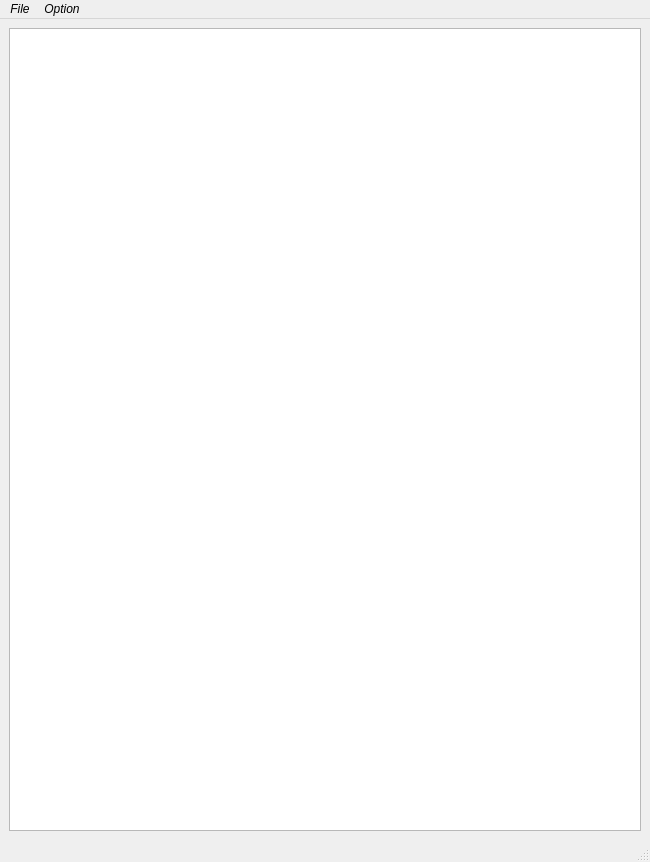
<?xml version="1.0" encoding="UTF-8"?>
<ui version="4.0">
 <class>MainWindow</class>
 <widget class="QMainWindow" name="MainWindow">
  <property name="geometry">
   <rect>
    <x>0</x>
    <y>0</y>
    <width>650</width>
    <height>862</height>
   </rect>
  </property>
  <property name="font">
   <font>
    <family>Arial</family>
    <italic>true</italic>
   </font>
  </property>
  <property name="windowTitle">
   <string>MainWindow</string>
  </property>
  <widget class="QWidget" name="centralwidget">
   <layout class="QGridLayout" name="gridLayout">
    <item row="2" column="0">
     <widget class="QPlainTextEdit" name="plainTextEdit">
      <property name="font">
       <font>
        <italic>false</italic>
       </font>
      </property>
      <property name="cursor" stdset="0">
       <cursorShape>IBeamCursor</cursorShape>
      </property>
      <property name="undoRedoEnabled">
       <bool>true</bool>
      </property>
      <property name="lineWrapMode">
       <enum>QPlainTextEdit::NoWrap</enum>
      </property>
      <property name="plainText">
       <string/>
      </property>
     </widget>
    </item>
   </layout>
  </widget>
  <widget class="QMenuBar" name="menubar">
   <property name="geometry">
    <rect>
     <x>0</x>
     <y>0</y>
     <width>650</width>
     <height>26</height>
    </rect>
   </property>
   <widget class="QMenu" name="menuFile">
    <property name="title">
     <string>File</string>
    </property>
    <addaction name="actionOpen"/>
    <addaction name="actionSave"/>
    <addaction name="actionCopy"/>
    <addaction name="actionNew"/>
   </widget>
   <widget class="QMenu" name="menuOption">
    <property name="title">
     <string>Option</string>
    </property>
    <widget class="QMenu" name="menuFont_Size">
     <property name="title">
      <string>Font Size</string>
     </property>
     <addaction name="action8pt"/>
     <addaction name="action9pt"/>
     <addaction name="action10pt"/>
     <addaction name="action11pt"/>
     <addaction name="action12pt"/>
     <addaction name="action14pt"/>
     <addaction name="action16pt"/>
     <addaction name="action18pt"/>
     <addaction name="action22pt_2"/>
     <addaction name="action22pt"/>
     <addaction name="action26pt"/>
     <addaction name="action28pt"/>
     <addaction name="action36pt"/>
     <addaction name="action48pt"/>
     <addaction name="action72pt"/>
    </widget>
    <widget class="QMenu" name="menuField_Size">
     <property name="title">
      <string>Field Size</string>
     </property>
     <addaction name="actionA4"/>
     <addaction name="actionA5"/>
    </widget>
    <widget class="QMenu" name="menu">
     <property name="title">
      <string>Font </string>
     </property>
     <addaction name="actionAlgerian"/>
     <addaction name="actionArial"/>
     <addaction name="actionArial_Black"/>
     <addaction name="actionCourier_New"/>
     <addaction name="actionGabriola"/>
     <addaction name="actionGigi"/>
     <addaction name="actionGost_type_A"/>
     <addaction name="actionInk_Free"/>
     <addaction name="actionJokerman"/>
     <addaction name="actionMicrosoft_Sans_Serif"/>
     <addaction name="actionMicrosoft_Uighur"/>
     <addaction name="actionVivaldi"/>
     <addaction name="actionSitka"/>
     <addaction name="actionSimSun"/>
     <addaction name="actionTiger"/>
     <addaction name="actionTime_New_Romen"/>
     <addaction name="actionTerminal"/>
     <addaction name="actionWingdings_3"/>
    </widget>
    <widget class="QMenu" name="menuText_Selection">
     <property name="title">
      <string>Font Style</string>
     </property>
     <addaction name="action"/>
     <addaction name="action_2"/>
     <addaction name="action_3"/>
    </widget>
    <addaction name="menuFont_Size"/>
    <addaction name="menu"/>
    <addaction name="menuText_Selection"/>
    <addaction name="menuField_Size"/>
   </widget>
   <addaction name="menuFile"/>
   <addaction name="menuOption"/>
  </widget>
  <widget class="QStatusBar" name="statusbar"/>
  <action name="actionOpen">
   <property name="text">
    <string>Open</string>
   </property>
  </action>
  <action name="actionSave">
   <property name="text">
    <string>Save</string>
   </property>
  </action>
  <action name="actionClose">
   <property name="text">
    <string>Close</string>
   </property>
  </action>
  <action name="action12pt">
   <property name="text">
    <string>12pt</string>
   </property>
  </action>
  <action name="action18pt">
   <property name="text">
    <string>18pt</string>
   </property>
  </action>
  <action name="action9pt">
   <property name="text">
    <string>9pt</string>
   </property>
  </action>
  <action name="action22pt">
   <property name="text">
    <string>24pt</string>
   </property>
  </action>
  <action name="action14pt">
   <property name="text">
    <string>14pt</string>
   </property>
  </action>
  <action name="action8pt">
   <property name="text">
    <string>8pt</string>
   </property>
  </action>
  <action name="action10pt">
   <property name="text">
    <string>10pt</string>
   </property>
  </action>
  <action name="action11pt">
   <property name="text">
    <string>11pt</string>
   </property>
  </action>
  <action name="action16pt">
   <property name="text">
    <string>16pt</string>
   </property>
  </action>
  <action name="action22pt_2">
   <property name="text">
    <string>22pt</string>
   </property>
  </action>
  <action name="action26pt">
   <property name="text">
    <string>26pt</string>
   </property>
  </action>
  <action name="action28pt">
   <property name="text">
    <string>28pt</string>
   </property>
  </action>
  <action name="action36pt">
   <property name="text">
    <string>36pt</string>
   </property>
  </action>
  <action name="action48pt">
   <property name="text">
    <string>48pt</string>
   </property>
  </action>
  <action name="action72pt">
   <property name="text">
    <string>72pt</string>
   </property>
  </action>
  <action name="actionA4">
   <property name="text">
    <string>A4</string>
   </property>
  </action>
  <action name="actionA5">
   <property name="text">
    <string>A5</string>
   </property>
  </action>
  <action name="actionArial">
   <property name="text">
    <string>Arial</string>
   </property>
   <property name="font">
    <font>
     <family>Arial</family>
    </font>
   </property>
  </action>
  <action name="actionAlgerian">
   <property name="text">
    <string>Algerian</string>
   </property>
   <property name="font">
    <font>
     <family>Algerian</family>
    </font>
   </property>
  </action>
  <action name="actionArial_Black">
   <property name="text">
    <string>Arial Black</string>
   </property>
   <property name="font">
    <font>
     <family>Arial Black</family>
     <weight>75</weight>
     <bold>true</bold>
    </font>
   </property>
  </action>
  <action name="actionMicrosoft_Sans_Serif">
   <property name="text">
    <string>Microsoft Sans Serif</string>
   </property>
   <property name="font">
    <font>
     <family>Microsoft Sans Serif</family>
    </font>
   </property>
  </action>
  <action name="actionTiger">
   <property name="text">
    <string>Tiger</string>
   </property>
   <property name="font">
    <font>
     <family>Tiger</family>
    </font>
   </property>
  </action>
  <action name="actionVivaldi">
   <property name="text">
    <string>Vivaldi</string>
   </property>
   <property name="font">
    <font>
     <family>Vivaldi</family>
     <italic>true</italic>
    </font>
   </property>
  </action>
  <action name="actionSitka">
   <property name="text">
    <string>Sitka</string>
   </property>
   <property name="font">
    <font>
     <family>Sitka</family>
    </font>
   </property>
  </action>
  <action name="actionSimSun">
   <property name="text">
    <string>SimSun</string>
   </property>
   <property name="font">
    <font>
     <family>SimSun</family>
    </font>
   </property>
  </action>
  <action name="actionJokerman">
   <property name="text">
    <string>Jokerman</string>
   </property>
   <property name="font">
    <font>
     <family>Jokerman</family>
    </font>
   </property>
  </action>
  <action name="actionInk_Free">
   <property name="text">
    <string>Ink Free</string>
   </property>
   <property name="font">
    <font>
     <family>Ink Free</family>
    </font>
   </property>
  </action>
  <action name="actionGigi">
   <property name="text">
    <string>Gigi</string>
   </property>
   <property name="font">
    <font>
     <family>Gigi</family>
    </font>
   </property>
  </action>
  <action name="actionGabriola">
   <property name="text">
    <string>Gabriola</string>
   </property>
   <property name="font">
    <font>
     <family>Gabriola</family>
    </font>
   </property>
  </action>
  <action name="actionMicrosoft_Uighur">
   <property name="text">
    <string>Microsoft Uighur</string>
   </property>
   <property name="font">
    <font>
     <family>Microsoft Uighur</family>
    </font>
   </property>
  </action>
  <action name="actionGost_type_A">
   <property name="text">
    <string>Gost type A</string>
   </property>
   <property name="font">
    <font>
     <family>GOST type A</family>
    </font>
   </property>
  </action>
  <action name="actionTerminal">
   <property name="text">
    <string>Terminal</string>
   </property>
   <property name="font">
    <font>
     <family>Terminal</family>
    </font>
   </property>
  </action>
  <action name="actionWingdings_3">
   <property name="text">
    <string>Wide Latin</string>
   </property>
   <property name="font">
    <font>
     <family>Wide Latin</family>
    </font>
   </property>
  </action>
  <action name="actionTime_New_Romen">
   <property name="text">
    <string>Times New Roman</string>
   </property>
   <property name="font">
    <font>
     <family>Times New Roman</family>
    </font>
   </property>
  </action>
  <action name="actionCourier_New">
   <property name="text">
    <string>Courier New</string>
   </property>
   <property name="font">
    <font>
     <family>Courier New</family>
    </font>
   </property>
  </action>
  <action name="action">
   <property name="text">
    <string>Ж</string>
   </property>
   <property name="font">
    <font>
     <weight>75</weight>
     <bold>true</bold>
    </font>
   </property>
  </action>
  <action name="action_2">
   <property name="text">
    <string>Ч</string>
   </property>
   <property name="font">
    <font>
     <underline>true</underline>
    </font>
   </property>
  </action>
  <action name="action_3">
   <property name="text">
    <string>К</string>
   </property>
   <property name="font">
    <font>
     <family>Calibri</family>
     <italic>true</italic>
    </font>
   </property>
  </action>
  <action name="actionCopy">
   <property name="text">
    <string>Close</string>
   </property>
  </action>
  <action name="actionCopy_2">
   <property name="text">
    <string>Copy</string>
   </property>
  </action>
  <action name="actionCut">
   <property name="text">
    <string>Cut</string>
   </property>
  </action>
  <action name="actionPast">
   <property name="text">
    <string>Paste</string>
   </property>
  </action>
  <action name="actionUndo">
   <property name="text">
    <string>Undo</string>
   </property>
  </action>
  <action name="actionRedo">
   <property name="text">
    <string>Redo</string>
   </property>
  </action>
  <action name="actionNew">
   <property name="text">
    <string>Print</string>
   </property>
  </action>
 </widget>
 <resources/>
 <connections/>
</ui>
